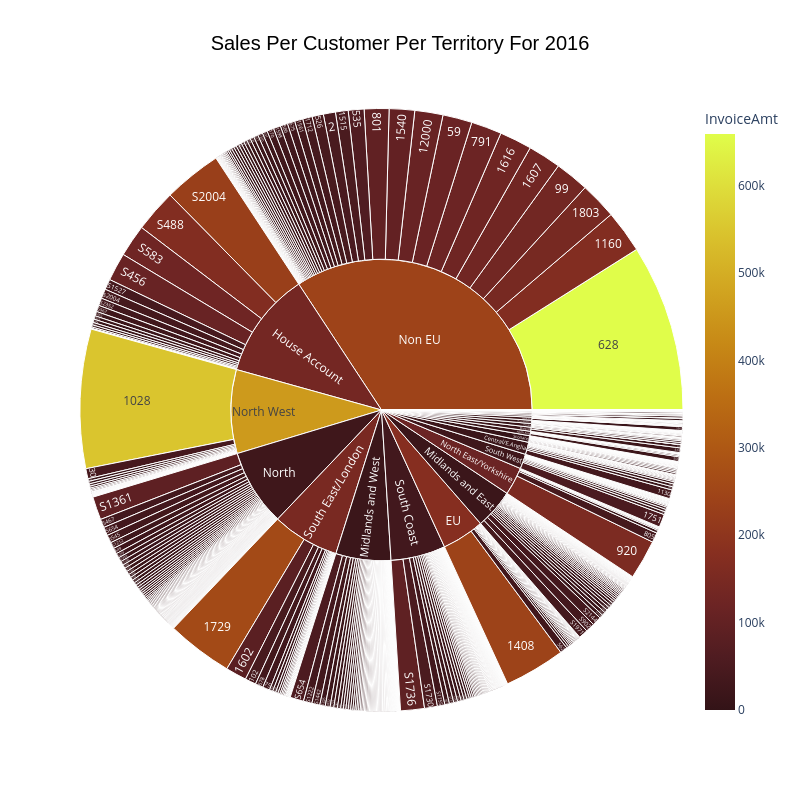

This figure's notebook cell:
### Markdown cell above
## Hypothesis 6 

What were the total sales per customer per territory for last year?

### Code cell
#What were the total sales per customer per territory for last year?

intStartYear = dfSales_DataSet_Work["Year"].max() -1
#filter DataFrame for last 12 months
dfSales_DataSet_Filtered = dfSales_DataSet_Work[dfSales_DataSet_Work["Year"] == dfSales_DataSet_Work["Year"].max() -1]

#to stop customer being shown who have NO sales delete all records where InvoiceAmt is 0
dfSales_DataSet_Filtered = dfSales_DataSet_Filtered[dfSales_DataSet_Filtered["InvoiceAmt"] > 0]
#group by TerritoryCodes and CustomerID and get sum of InvoiceAmt
dfSales_DataSet_Filtered = (
    dfSales_DataSet_Filtered
    .groupby(["TerritoryCodes", "CustomerID"], as_index=False)["InvoiceAmt"]
    .sum()
    .sort_values("InvoiceAmt", ascending=False)
)


fig = px.sunburst(
    dfSales_DataSet_Filtered,
    path=[
        "TerritoryCodes",
        "CustomerID",
    ],
    values="InvoiceAmt",
    color="InvoiceAmt",
    color_continuous_scale="Solar",
    title=f"Sales Per Customer Per Territory For {intStartYear}",
    height=800,
    width=800,
    hover_data={
        "InvoiceAmt": ":,.2f",
        "TerritoryCodes": True,
        "CustomerID": True,
    }
)

fig.update_layout(
    title_x=0.3,
    title_font=dict(
        size=20,
        family="Arial",
        color="black"
    )
)

fig.update_traces(
    hovertemplate=
        "Invoice Amount: £%{customdata[0]:,.2f}<br>" +
        "Territory: %{customdata[1]}<br>" +
        "Customer: %{customdata[2]}<br>" +
        "<extra></extra>"
)

fig.show()

### Figure 1 — Plotly figure (JSON) as saved in the notebook; plotly's stock layout.template omitted (floating-point values rounded to 4 significant figures; data arrays with more than 128 entries replaced by an {"elided": "..."} marker saying what was removed)
{"data": [{"branchvalues": "total", "customdata": {"elided": "1069x3 mixed values"}, "domain": {"x": [0, 1], "y": [0, 1]}, "hovertemplate": "Invoice Amount: £%{customdata[0]:,.2f}<br>Territory: %{customdata[1]}<br>Customer: %{customdata[2]}<br><extra></extra>", "ids": {"elided": "1069 str values"}, "labels": {"elided": "1069 str values"}, "marker": {"coloraxis": "coloraxis", "colors": {"elided": "1069 float values"}}, "name": "", "parents": {"elided": "1069 str values"}, "type": "sunburst", "values": {"elided": "1069 float values"}}], "layout": {"coloraxis": {"autocolorscale": false, "colorbar": {"title": {"text": "InvoiceAmt"}}, "colorscale": [[0, "rgb(51, 19, 23)"], [0.09091, "rgb(79, 28, 33)"], [0.1818, "rgb(108, 36, 36)"], [0.2727, "rgb(135, 47, 32)"], [0.3636, "rgb(157, 66, 25)"], [0.4545, "rgb(174, 88, 20)"], [0.5455, "rgb(188, 111, 19)"], [0.6364, "rgb(199, 137, 22)"], [0.7273, "rgb(209, 164, 32)"], [0.8182, "rgb(217, 192, 44)"], [0.9091, "rgb(222, 222, 59)"], [1, "rgb(224, 253, 74)"]]}, "height": 800, "legend": {"tracegroupgap": 0}, "title": {"font": {"color": "black", "family": "Arial", "size": 20}, "text": "Sales Per Customer Per Territory For 2016", "x": 0.5}, "width": 800}}
